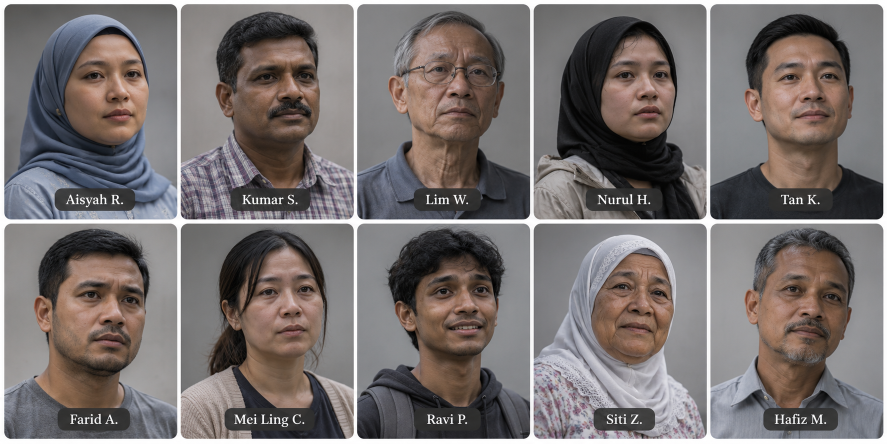
#> input picture scripts/people-grid.png, 1774 x 887 px (shown at 1/2 size)
$ python crop_people.py
#> lines starting #> are read from the running program, lines starting #| are printed output that depends on the picture
"""Crop the 5x2 grid of profile photos into one square avatar per victim ID.

Usage: backend/.venv/bin/python scripts/crop_people.py   (needs Pillow)
"""
from pathlib import Path
from PIL import Image

ROOT = Path(__file__).resolve().parent
OUT = ROOT.parent / "frontend/public/people"
# grid order, left→right, top→bottom (IDs match frontend/src/lib/data.ts)
IDS = ["FS-2041", "FS-1187", "FS-0932", "FS-3310", "FS-0458",
       "FS-2210", "FS-1903", "FS-0771", "FS-3055", "FS-1420"]
X0, Y0, TW, TH, GX, GY = 9, 9, 345, 430, 8, 9  # tile origin/size/gaps in px

img = Image.open(ROOT / "people-grid.png").convert("RGB")
#> img is the input picture: PIL image 1774x887 RGB; mean R, G, B 120, 113, 111.8
OUT.mkdir(parents=True, exist_ok=True)
for i, pid in enumerate(IDS):
    x = X0 + (i % 5) * (TW + GX)
    y = Y0 + (i // 5) * (TH + GY)
    # square from the top of the tile: keeps the face, drops the name caption
    img.crop((x, y, x + TW, y + TW)).resize((512, 512), Image.LANCZOS).save(OUT / f"{pid}.jpg", quality=90)
    print("saved", pid)
#> this loop made 10 passes
#> pass 1, `img.crop((x, y, x + TW, y + TW)).resize((512, 512), Image.LANCZOS).sav..`:
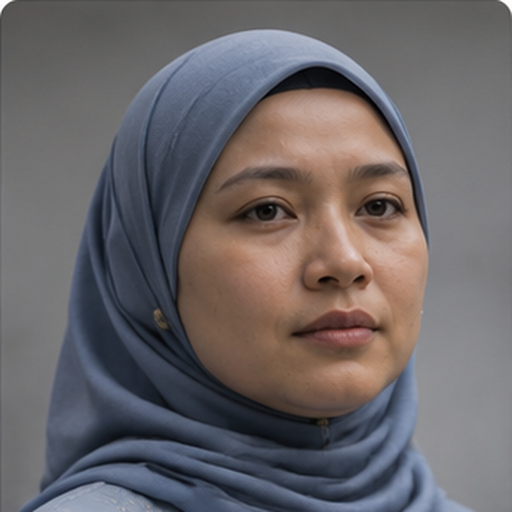
#> saved as FS-2041.jpg: PIL image 512x512 RGB; mean R, G, B 106.1, 101.3, 103.7
#> pass 2, `img.crop((x, y, x + TW, y + TW)).resize((512, 512), Image.LANCZOS).sav..`:
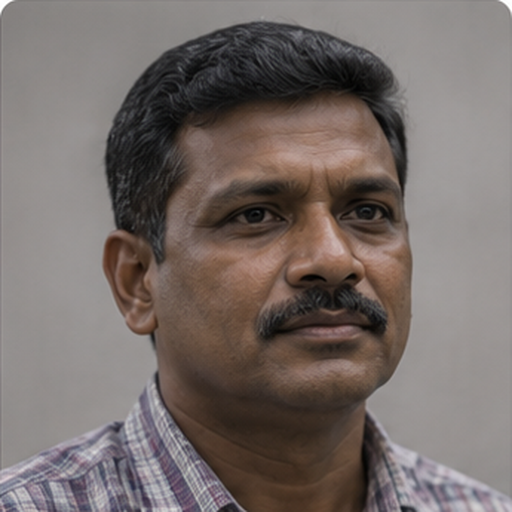
#> saved as FS-1187.jpg: PIL image 512x512 RGB; mean R, G, B 117.9, 108.1, 104.7
